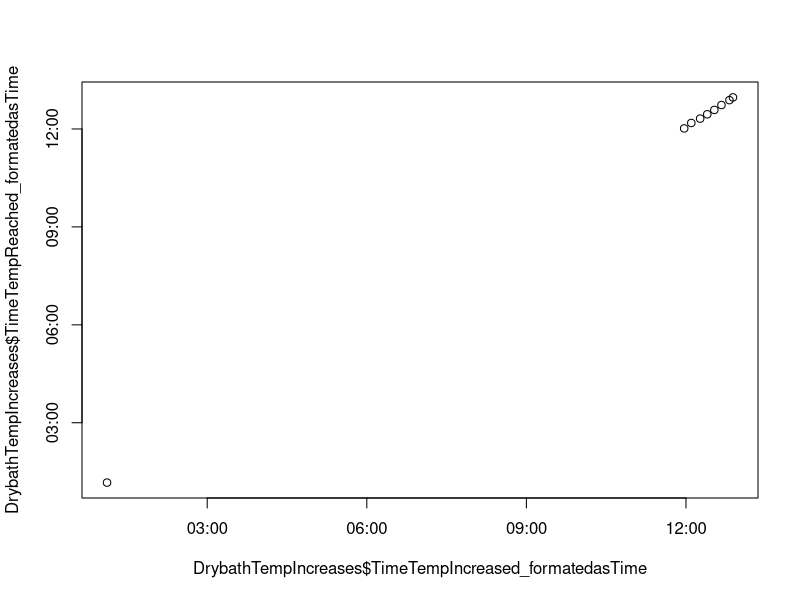
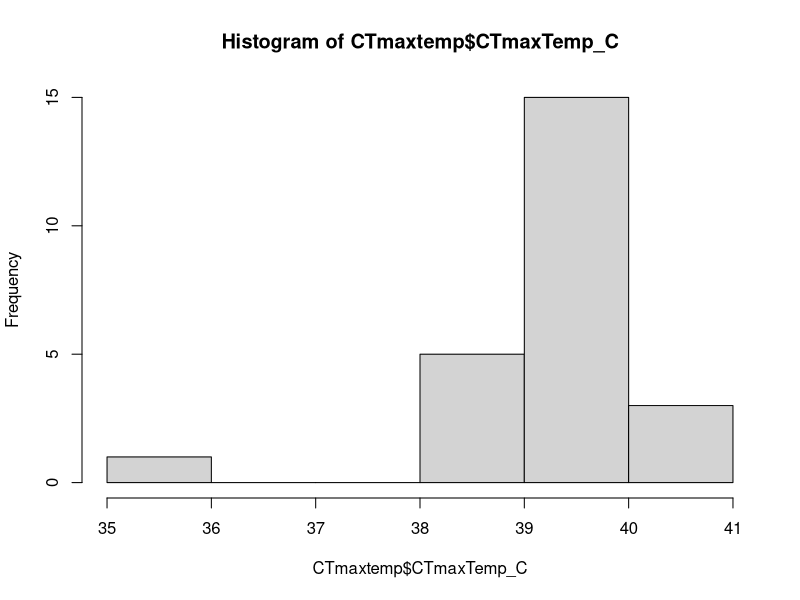
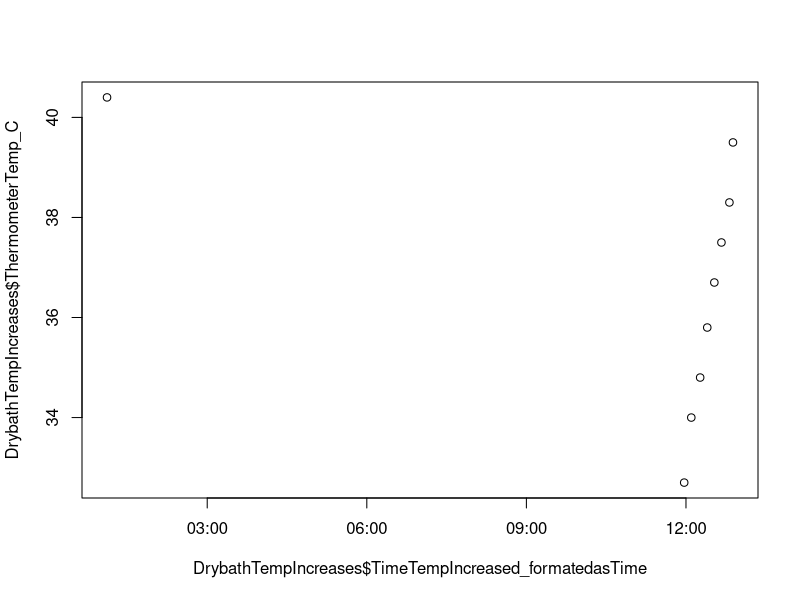
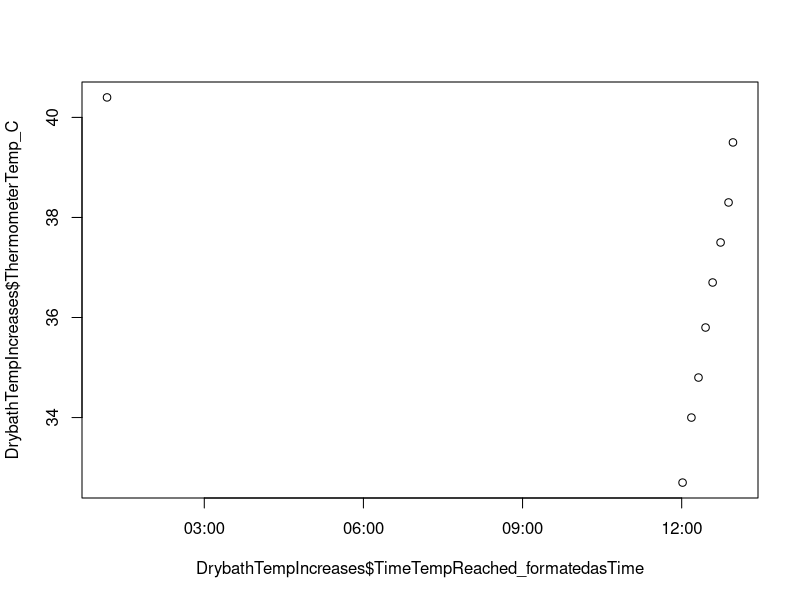

These figures' R source, in order:
#Drybath Practice Trials

#Description: The following code is for visualization and analysis of data
#collected by Bailey Connors during practice trials for measuring CTmax on
#the drybath. 

#Code written by: Melissa Burt


#Load these packages:
library(dplyr)
library(lme4)
library(ggplot2)

#Set working directory - this defaults to where I have the project files 
#stored on my computer (MAB)
getwd()

#Load datasets
CTmaxtemp<-read.csv("DrybathTrial_Connors_CTmaxtemp_forR.csv")

DrybathTempIncreases<-read.csv("DrybathTrial_Connors_drybathtime_temp_forR.csv")
str(DrybathTempIncreases) #check to make sure R is reading in variables correctly

#Need to get R to read time correctly
DrybathTempIncreases$TimeTempIncreased_formatedasTime<-NA
DrybathTempIncreases$TimeTempIncreased_formatedasTime<-strptime(DrybathTempIncreases$TimeTempIncreased, 
                                                                format = "%H:%M")

DrybathTempIncreases$TimeTempReached_formatedasTime<-NA
DrybathTempIncreases$TimeTempReached_formatedasTime<-strptime(DrybathTempIncreases$TimeTempReached, 
                                                                format = "%H:%M")
plot(DrybathTempIncreases$TimeTempIncreased_formatedasTime, DrybathTempIncreases$TimeTempReached_formatedasTime)
#Currently plots data point after 1PM as a 1AM time point because time needs to be entered as military time. 


#CTmax histogram
hist(CTmaxtemp$CTmaxTemp_C)

#Temperature versus time
#Temp of dry bath
plot(DrybathTempIncreases$TimeTempIncreased_formatedasTime, DrybathTempIncreases$ThermometerTemp_C)
plot(DrybathTempIncreases$TimeTempReached_formatedasTime, DrybathTempIncreases$ThermometerTemp_C)
#Temp as measured by the thermometer. 






